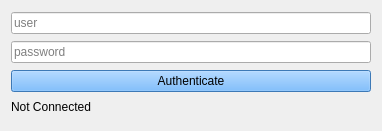
<?xml version="1.0" encoding="UTF-8"?>
<ui version="4.0">
 <class>AuthForm</class>
 <widget class="QWidget" name="AuthForm">
  <property name="windowModality">
   <enum>Qt::ApplicationModal</enum>
  </property>
  <property name="enabled">
   <bool>true</bool>
  </property>
  <property name="geometry">
   <rect>
    <x>0</x>
    <y>0</y>
    <width>382</width>
    <height>131</height>
   </rect>
  </property>
  <property name="maximumSize">
   <size>
    <width>382</width>
    <height>131</height>
   </size>
  </property>
  <property name="windowTitle">
   <string/>
  </property>
  <property name="windowOpacity">
   <double>1.000000000000000</double>
  </property>
  <property name="autoFillBackground">
   <bool>true</bool>
  </property>
  <layout class="QVBoxLayout" name="verticalLayout_2">
   <item>
    <widget class="QLineEdit" name="userEdit">
     <property name="placeholderText">
      <string>user</string>
     </property>
    </widget>
   </item>
   <item>
    <widget class="QLineEdit" name="passwordEdit">
     <property name="inputMethodHints">
      <set>Qt::ImhHiddenText|Qt::ImhNoAutoUppercase|Qt::ImhNoPredictiveText|Qt::ImhSensitiveData</set>
     </property>
     <property name="echoMode">
      <enum>QLineEdit::Password</enum>
     </property>
     <property name="placeholderText">
      <string>password</string>
     </property>
    </widget>
   </item>
   <item>
    <widget class="QPushButton" name="authButton">
     <property name="palette">
      <palette>
       <active>
        <colorrole role="WindowText">
         <brush brushstyle="SolidPattern">
          <color alpha="255">
           <red>0</red>
           <green>0</green>
           <blue>0</blue>
          </color>
         </brush>
        </colorrole>
        <colorrole role="Button">
         <brush brushstyle="SolidPattern">
          <color alpha="255">
           <red>85</red>
           <green>170</green>
           <blue>255</blue>
          </color>
         </brush>
        </colorrole>
        <colorrole role="Light">
         <brush brushstyle="SolidPattern">
          <color alpha="255">
           <red>213</red>
           <green>234</green>
           <blue>255</blue>
          </color>
         </brush>
        </colorrole>
        <colorrole role="Midlight">
         <brush brushstyle="SolidPattern">
          <color alpha="255">
           <red>149</red>
           <green>202</green>
           <blue>255</blue>
          </color>
         </brush>
        </colorrole>
        <colorrole role="Dark">
         <brush brushstyle="SolidPattern">
          <color alpha="255">
           <red>42</red>
           <green>85</green>
           <blue>127</blue>
          </color>
         </brush>
        </colorrole>
        <colorrole role="Mid">
         <brush brushstyle="SolidPattern">
          <color alpha="255">
           <red>56</red>
           <green>113</green>
           <blue>170</blue>
          </color>
         </brush>
        </colorrole>
        <colorrole role="Text">
         <brush brushstyle="SolidPattern">
          <color alpha="255">
           <red>0</red>
           <green>0</green>
           <blue>0</blue>
          </color>
         </brush>
        </colorrole>
        <colorrole role="BrightText">
         <brush brushstyle="SolidPattern">
          <color alpha="255">
           <red>255</red>
           <green>255</green>
           <blue>255</blue>
          </color>
         </brush>
        </colorrole>
        <colorrole role="ButtonText">
         <brush brushstyle="SolidPattern">
          <color alpha="255">
           <red>0</red>
           <green>0</green>
           <blue>0</blue>
          </color>
         </brush>
        </colorrole>
        <colorrole role="Base">
         <brush brushstyle="SolidPattern">
          <color alpha="255">
           <red>255</red>
           <green>255</green>
           <blue>255</blue>
          </color>
         </brush>
        </colorrole>
        <colorrole role="Window">
         <brush brushstyle="SolidPattern">
          <color alpha="255">
           <red>85</red>
           <green>170</green>
           <blue>255</blue>
          </color>
         </brush>
        </colorrole>
        <colorrole role="Shadow">
         <brush brushstyle="SolidPattern">
          <color alpha="255">
           <red>0</red>
           <green>0</green>
           <blue>0</blue>
          </color>
         </brush>
        </colorrole>
        <colorrole role="AlternateBase">
         <brush brushstyle="SolidPattern">
          <color alpha="255">
           <red>170</red>
           <green>212</green>
           <blue>255</blue>
          </color>
         </brush>
        </colorrole>
        <colorrole role="ToolTipBase">
         <brush brushstyle="SolidPattern">
          <color alpha="255">
           <red>255</red>
           <green>255</green>
           <blue>220</blue>
          </color>
         </brush>
        </colorrole>
        <colorrole role="ToolTipText">
         <brush brushstyle="SolidPattern">
          <color alpha="255">
           <red>0</red>
           <green>0</green>
           <blue>0</blue>
          </color>
         </brush>
        </colorrole>
        <colorrole role="PlaceholderText">
         <brush brushstyle="NoBrush">
          <color alpha="128">
           <red>0</red>
           <green>0</green>
           <blue>0</blue>
          </color>
         </brush>
        </colorrole>
       </active>
       <inactive>
        <colorrole role="WindowText">
         <brush brushstyle="SolidPattern">
          <color alpha="255">
           <red>0</red>
           <green>0</green>
           <blue>0</blue>
          </color>
         </brush>
        </colorrole>
        <colorrole role="Button">
         <brush brushstyle="SolidPattern">
          <color alpha="255">
           <red>85</red>
           <green>170</green>
           <blue>255</blue>
          </color>
         </brush>
        </colorrole>
        <colorrole role="Light">
         <brush brushstyle="SolidPattern">
          <color alpha="255">
           <red>213</red>
           <green>234</green>
           <blue>255</blue>
          </color>
         </brush>
        </colorrole>
        <colorrole role="Midlight">
         <brush brushstyle="SolidPattern">
          <color alpha="255">
           <red>149</red>
           <green>202</green>
           <blue>255</blue>
          </color>
         </brush>
        </colorrole>
        <colorrole role="Dark">
         <brush brushstyle="SolidPattern">
          <color alpha="255">
           <red>42</red>
           <green>85</green>
           <blue>127</blue>
          </color>
         </brush>
        </colorrole>
        <colorrole role="Mid">
         <brush brushstyle="SolidPattern">
          <color alpha="255">
           <red>56</red>
           <green>113</green>
           <blue>170</blue>
          </color>
         </brush>
        </colorrole>
        <colorrole role="Text">
         <brush brushstyle="SolidPattern">
          <color alpha="255">
           <red>0</red>
           <green>0</green>
           <blue>0</blue>
          </color>
         </brush>
        </colorrole>
        <colorrole role="BrightText">
         <brush brushstyle="SolidPattern">
          <color alpha="255">
           <red>255</red>
           <green>255</green>
           <blue>255</blue>
          </color>
         </brush>
        </colorrole>
        <colorrole role="ButtonText">
         <brush brushstyle="SolidPattern">
          <color alpha="255">
           <red>0</red>
           <green>0</green>
           <blue>0</blue>
          </color>
         </brush>
        </colorrole>
        <colorrole role="Base">
         <brush brushstyle="SolidPattern">
          <color alpha="255">
           <red>255</red>
           <green>255</green>
           <blue>255</blue>
          </color>
         </brush>
        </colorrole>
        <colorrole role="Window">
         <brush brushstyle="SolidPattern">
          <color alpha="255">
           <red>85</red>
           <green>170</green>
           <blue>255</blue>
          </color>
         </brush>
        </colorrole>
        <colorrole role="Shadow">
         <brush brushstyle="SolidPattern">
          <color alpha="255">
           <red>0</red>
           <green>0</green>
           <blue>0</blue>
          </color>
         </brush>
        </colorrole>
        <colorrole role="AlternateBase">
         <brush brushstyle="SolidPattern">
          <color alpha="255">
           <red>170</red>
           <green>212</green>
           <blue>255</blue>
          </color>
         </brush>
        </colorrole>
        <colorrole role="ToolTipBase">
         <brush brushstyle="SolidPattern">
          <color alpha="255">
           <red>255</red>
           <green>255</green>
           <blue>220</blue>
          </color>
         </brush>
        </colorrole>
        <colorrole role="ToolTipText">
         <brush brushstyle="SolidPattern">
          <color alpha="255">
           <red>0</red>
           <green>0</green>
           <blue>0</blue>
          </color>
         </brush>
        </colorrole>
        <colorrole role="PlaceholderText">
         <brush brushstyle="NoBrush">
          <color alpha="128">
           <red>0</red>
           <green>0</green>
           <blue>0</blue>
          </color>
         </brush>
        </colorrole>
       </inactive>
       <disabled>
        <colorrole role="WindowText">
         <brush brushstyle="SolidPattern">
          <color alpha="255">
           <red>42</red>
           <green>85</green>
           <blue>127</blue>
          </color>
         </brush>
        </colorrole>
        <colorrole role="Button">
         <brush brushstyle="SolidPattern">
          <color alpha="255">
           <red>85</red>
           <green>170</green>
           <blue>255</blue>
          </color>
         </brush>
        </colorrole>
        <colorrole role="Light">
         <brush brushstyle="SolidPattern">
          <color alpha="255">
           <red>213</red>
           <green>234</green>
           <blue>255</blue>
          </color>
         </brush>
        </colorrole>
        <colorrole role="Midlight">
         <brush brushstyle="SolidPattern">
          <color alpha="255">
           <red>149</red>
           <green>202</green>
           <blue>255</blue>
          </color>
         </brush>
        </colorrole>
        <colorrole role="Dark">
         <brush brushstyle="SolidPattern">
          <color alpha="255">
           <red>42</red>
           <green>85</green>
           <blue>127</blue>
          </color>
         </brush>
        </colorrole>
        <colorrole role="Mid">
         <brush brushstyle="SolidPattern">
          <color alpha="255">
           <red>56</red>
           <green>113</green>
           <blue>170</blue>
          </color>
         </brush>
        </colorrole>
        <colorrole role="Text">
         <brush brushstyle="SolidPattern">
          <color alpha="255">
           <red>42</red>
           <green>85</green>
           <blue>127</blue>
          </color>
         </brush>
        </colorrole>
        <colorrole role="BrightText">
         <brush brushstyle="SolidPattern">
          <color alpha="255">
           <red>255</red>
           <green>255</green>
           <blue>255</blue>
          </color>
         </brush>
        </colorrole>
        <colorrole role="ButtonText">
         <brush brushstyle="SolidPattern">
          <color alpha="255">
           <red>42</red>
           <green>85</green>
           <blue>127</blue>
          </color>
         </brush>
        </colorrole>
        <colorrole role="Base">
         <brush brushstyle="SolidPattern">
          <color alpha="255">
           <red>85</red>
           <green>170</green>
           <blue>255</blue>
          </color>
         </brush>
        </colorrole>
        <colorrole role="Window">
         <brush brushstyle="SolidPattern">
          <color alpha="255">
           <red>85</red>
           <green>170</green>
           <blue>255</blue>
          </color>
         </brush>
        </colorrole>
        <colorrole role="Shadow">
         <brush brushstyle="SolidPattern">
          <color alpha="255">
           <red>0</red>
           <green>0</green>
           <blue>0</blue>
          </color>
         </brush>
        </colorrole>
        <colorrole role="AlternateBase">
         <brush brushstyle="SolidPattern">
          <color alpha="255">
           <red>85</red>
           <green>170</green>
           <blue>255</blue>
          </color>
         </brush>
        </colorrole>
        <colorrole role="ToolTipBase">
         <brush brushstyle="SolidPattern">
          <color alpha="255">
           <red>255</red>
           <green>255</green>
           <blue>220</blue>
          </color>
         </brush>
        </colorrole>
        <colorrole role="ToolTipText">
         <brush brushstyle="SolidPattern">
          <color alpha="255">
           <red>0</red>
           <green>0</green>
           <blue>0</blue>
          </color>
         </brush>
        </colorrole>
        <colorrole role="PlaceholderText">
         <brush brushstyle="NoBrush">
          <color alpha="128">
           <red>0</red>
           <green>0</green>
           <blue>0</blue>
          </color>
         </brush>
        </colorrole>
       </disabled>
      </palette>
     </property>
     <property name="text">
      <string>Authenticate</string>
     </property>
     <property name="autoDefault">
      <bool>true</bool>
     </property>
    </widget>
   </item>
   <item>
    <widget class="QLabel" name="label">
     <property name="maximumSize">
      <size>
       <width>16777215</width>
       <height>16</height>
      </size>
     </property>
     <property name="autoFillBackground">
      <bool>false</bool>
     </property>
     <property name="midLineWidth">
      <number>1</number>
     </property>
     <property name="text">
      <string>Not Connected</string>
     </property>
    </widget>
   </item>
  </layout>
 </widget>
 <resources/>
 <connections/>
</ui>
